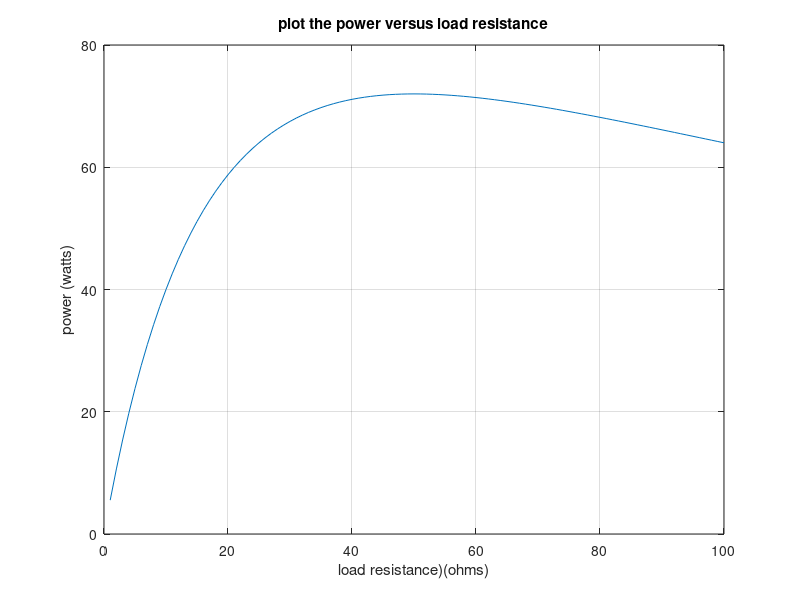

Write the MATLAB code that produced this figure.
volts=120;
Rs=50;
R1=1:1:100;
Amps=volts./(Rs+R1);
P1=(Amps.^2).*R1;
P2=max(P1);
plot (R1,P1);
title('plot the power versus load resistance');
xlabel('load resistance)(ohms)');
ylabel('power (watts)');
grid on;



